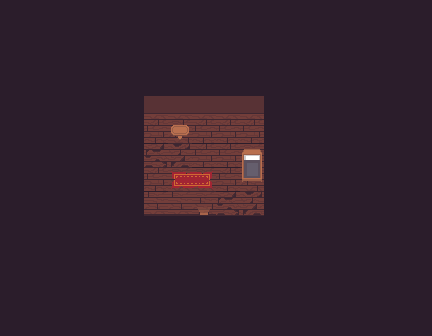

Tiled map render using the project's own tile images. Description and the whole map definition, tile-layer contents included, below:
An orthogonal 18x14 tile map with 24x24 px tiles, 1 tile layer (Tile Layer 1).

<map version="1.0" tiledversion="1.1.4" orientation="orthogonal" renderorder="right-down" width="18" height="14" tilewidth="24" tileheight="24" infinite="0" nextobjectid="1">
 <tileset firstgid="1" source="Interior.tsx" />
 <layer name="Tile Layer 1" width="18" height="14">
  <data encoding="csv">
28,28,28,28,28,28,28,28,28,28,28,28,28,28,28,28,28,28,
28,28,28,28,28,28,28,28,28,28,28,28,28,28,28,28,28,28,
28,28,28,28,28,28,28,28,28,28,28,28,28,28,28,28,28,28,
28,28,28,28,28,28,28,28,28,28,28,28,28,28,28,28,28,28,
28,28,28,28,28,28,1,1,1,1,1,28,28,28,28,28,28,28,
28,28,28,28,28,28,22,10,22,22,22,28,28,28,28,28,28,28,
28,28,28,28,28,28,3,4,22,22,13,28,28,28,28,28,28,28,
28,28,28,28,28,28,22,20,21,22,19,28,28,28,28,28,28,28,
28,28,28,28,28,28,25,25,26,3,4,28,28,28,28,28,28,28,
28,28,28,28,28,28,28,28,28,28,28,28,28,28,28,28,28,28,
28,28,28,28,28,28,28,28,28,28,28,28,28,28,28,28,28,28,
28,28,28,28,28,28,28,28,28,28,28,28,28,28,28,28,28,28,
28,28,28,28,28,28,28,28,28,28,28,28,28,28,28,28,28,28,
28,28,28,28,28,28,28,28,28,28,28,28,28,28,28,28,28,28
</data>
 </layer>
</map>